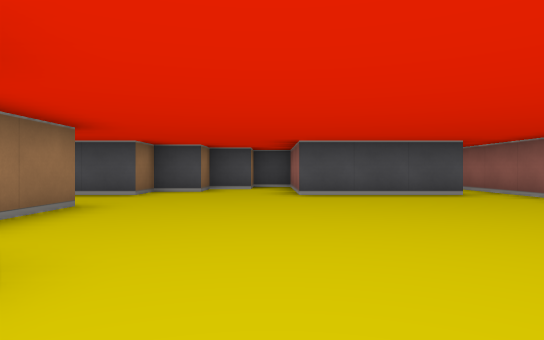
[1] (above)

24 first-person views from a walk through a cub3D maze. The camera is about half as high as the walls, looks level and sees 75° across. The floor is counted in squares. Each view is taken from the middle of a square. On the plan, view 1 faces up. The plan holds only what a view shows up to about 9 squares ahead; the rest is blank.

[2]
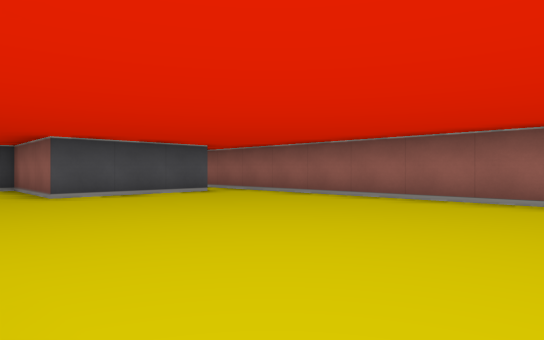

[3]
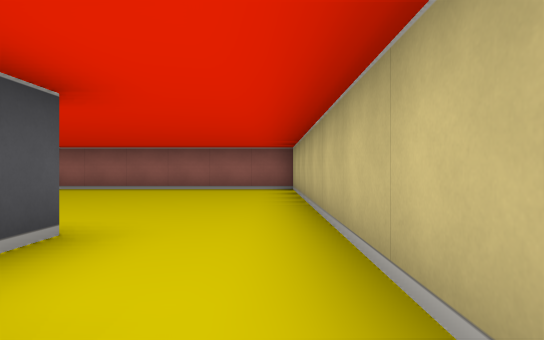

[4]
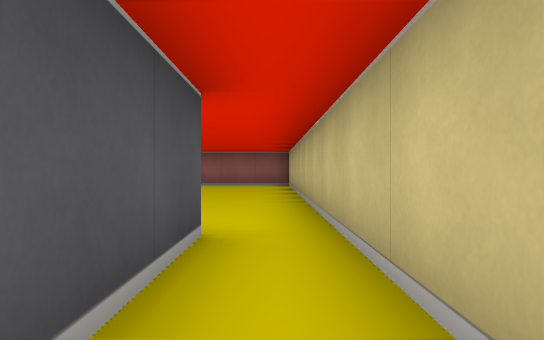

[5]
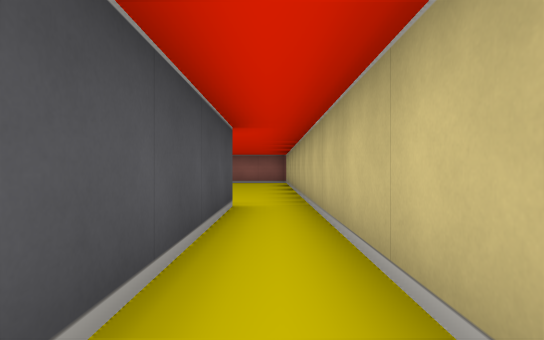

[6]
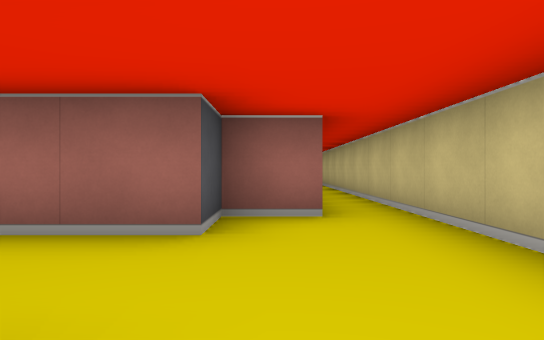

[7]
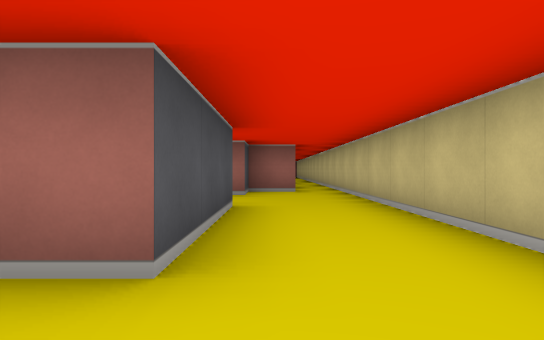

[8]
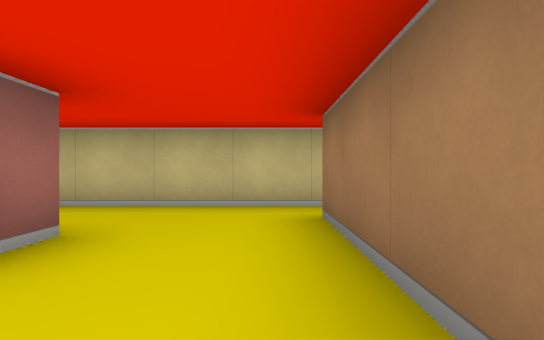

[9]
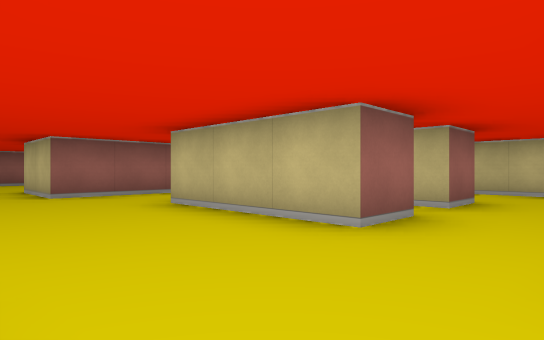

[10]
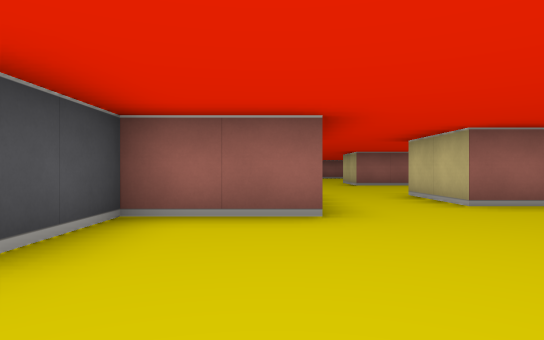

[11]
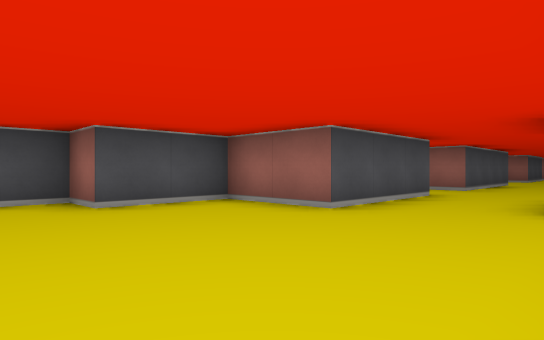

[12]
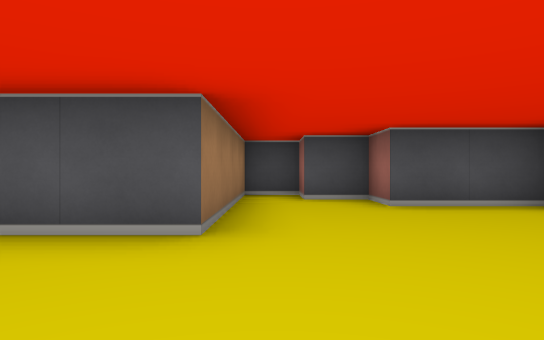

[13]
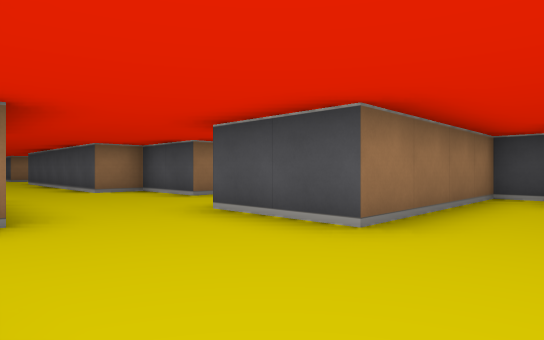

[14]
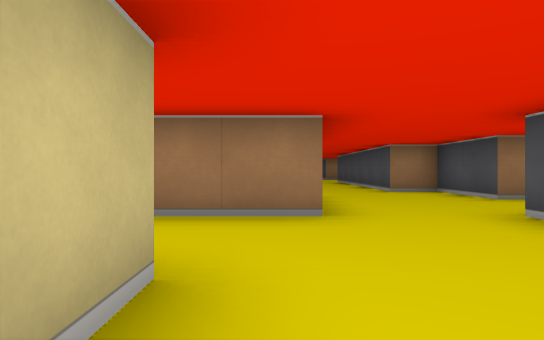

[15]
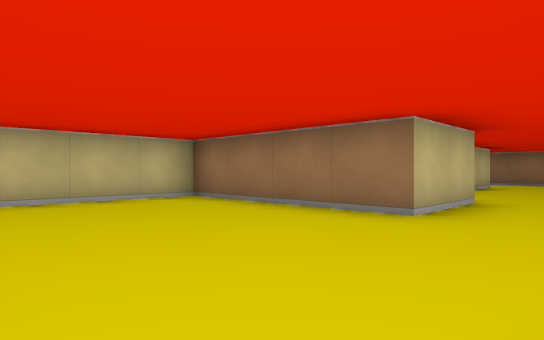

[16]
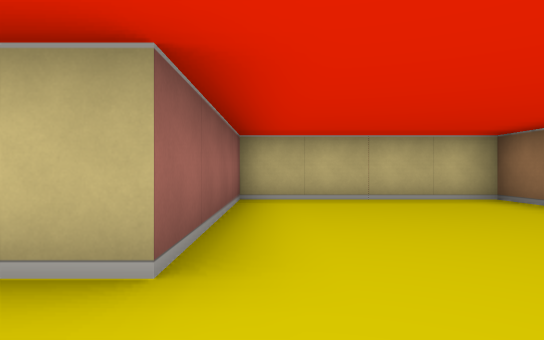

[17]
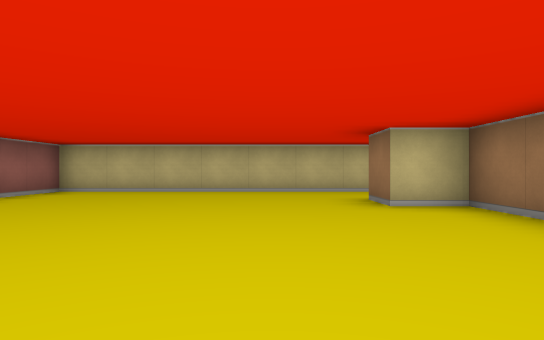

[18]
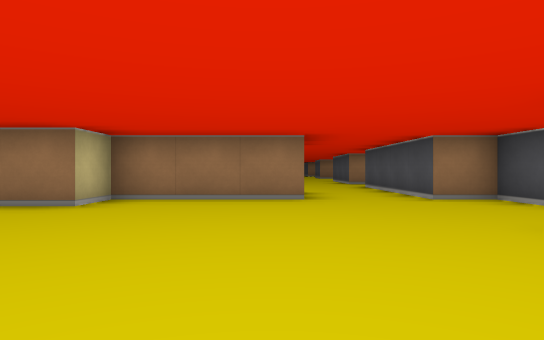

[19]
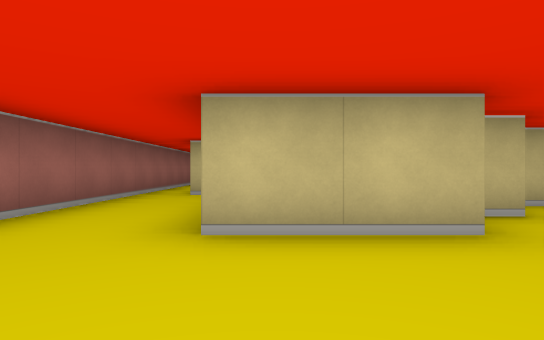

[20]
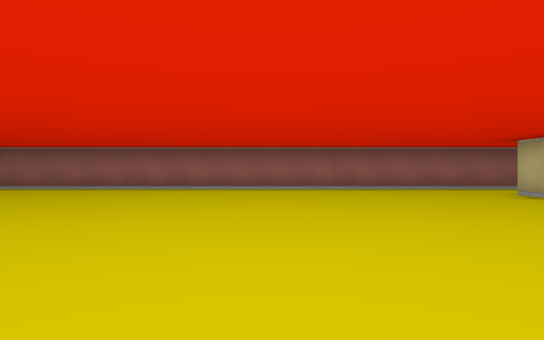

[21]
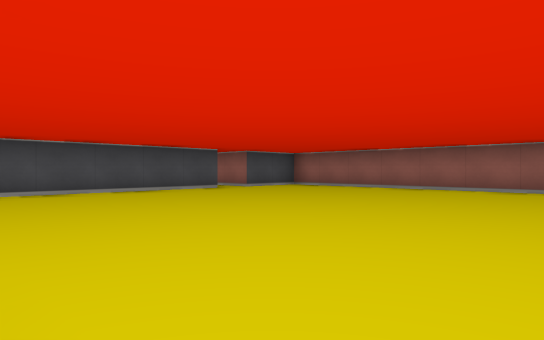

[22]
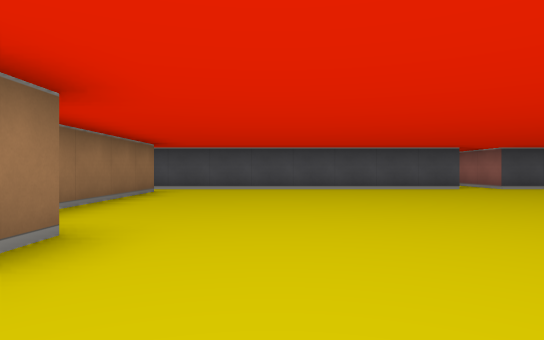

[23]
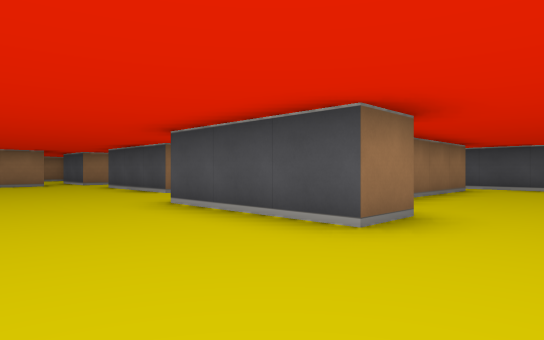

[24]
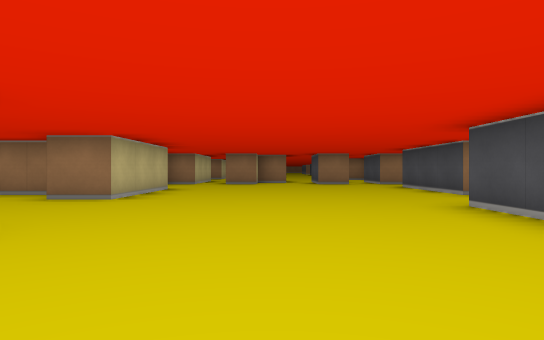

### Floor plan
Ten units are one square. View 1 is at (0, 0); x grows to the right and y downward. Boxes are objects, and circles mark ways between rooms. Rooms are numbered by the first view taken in them; rooms with no view inside come last. Other rooms are left out.
<svg viewBox="-220 -245 270 265">
<path fill="none" stroke="#000" d="M-25 -46 -25 -15 -15 -15 -15 -5 -21 -5M-35 5 -74 5M35 -65 5 -65 5 -95M-5 -90 -5 -85 -15 -85 -15 -75 -25 -75 -25 -65M-96 15 45 15 45 -74M-125 -5 -155 -5 -155 -15M-175 -15 -175 5M-178 15 -96 15M-95 5 -95 -5 -105 -5 -105 -15M-155 -15 -150 -15M-155 -25 -155 -35M-105 -15 -105 -35M-175 -35 -175 -15M-175 -45 -175 -35M-155 -35 -125 -35M-195 -80 -195 -75 -215 -75 -215 -65M-105 -65 -115 -65 -115 -85 -135 -85 -135 -95 -145 -95 -145 -105 -155 -105 -155 -65 -175 -65M-105 -35 -105 -45M-85 -65 -105 -65M-105 -45 -85 -45 -85 -5 -45 -5 -45 -45 -38 -45M-25 -65 -65 -65 -65 -72M-45 -175 -45 -165 -75 -165M-95 -175 -122 -175M-55 -225 -55 -191M-6 -105 0 -105M5 -115 25 -115M-95 -99 -95 -90M-115 -115 -85 -115 -85 -105M15 -235 -59 -235M36 -235 25 -235 25 -240M45 -74 45 -226"/>
<circle cx="-100" cy="10" r="3" fill="#2a7"/>
<circle cx="-35" cy="-55" r="3" fill="#2a7"/>
<circle cx="40" cy="-70" r="3" fill="#2a7"/>
<circle cx="-115" cy="-10" r="3" fill="#2a7"/>
<circle cx="-165" cy="-10" r="3" fill="#2a7"/>
<circle cx="-115" cy="-30" r="3" fill="#2a7"/>
<circle cx="-165" cy="-30" r="3" fill="#2a7"/>
<circle cx="-95" cy="-55" r="3" fill="#2a7"/>
<circle cx="-75" cy="-70" r="3" fill="#2a7"/>
<text x="0" y="-30">1</text>
<text x="-140" y="0">2</text>
<text x="-140" y="-20">3</text>
<text x="-160" y="-60">4</text>
<text x="-70" y="-40">5</text>
<text x="-50" y="-160">6</text>
</svg>
Room 1 opens to room 2. Room 1 opens to room 5. Room 1 opens to room 6. Room 2 opens to room 3. Room 3 opens to room 4. Room 4 opens to room 5. Room 5 opens to room 6.

Where each view was taken, in squares from view 1:
view 1: 0 up, 0 right, facing up
view 2: 0 up, 1 left, facing up-right
view 3: 1 down, 4 left, facing right
view 4: 1 down, 6 left, facing right
view 5: 1 down, 8 left, facing right
view 6: 0 up, 13 left, facing right
view 7: 0 up, 17 left, facing right
view 8: 3 up, 17 left, facing down
view 9: 6 up, 17 left, facing down-right
view 10: 7 up, 15 left, facing right
view 11: 4 up, 15 left, facing up-right
view 12: 4 up, 15 left, facing up
view 13: 4 up, 14 left, facing up-left
view 14: 4 up, 14 left, facing left
view 15: 6 up, 5 left, facing down-left
view 16: 6 up, 5 left, facing down
view 17: 6 up, 0 right, facing down
view 18: 4 up, 3 right, facing left
view 19: 14 up, 2 right, facing down
view 20: 16 up, 4 left, facing right
view 21: 16 up, 4 left, facing up-right
view 22: 15 up, 3 left, facing up
view 23: 14 up, 3 left, facing up-left
view 24: 14 up, 3 left, facing left
